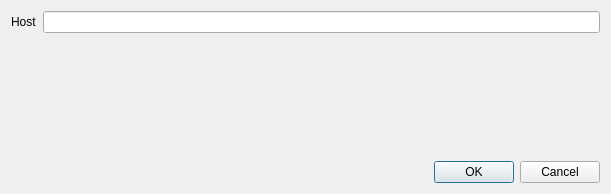
<?xml version="1.0" encoding="UTF-8"?>
<ui version="4.0">
 <class>SingleRunDialog</class>
 <widget class="QDialog" name="SingleRunDialog">
  <property name="geometry">
   <rect>
    <x>0</x>
    <y>0</y>
    <width>611</width>
    <height>194</height>
   </rect>
  </property>
  <property name="windowTitle">
   <string>Traceroute Initiation</string>
  </property>
  <layout class="QVBoxLayout" name="verticalLayout">
   <item>
    <layout class="QHBoxLayout" name="horizontalLayout_2">
     <item>
      <widget class="QLabel" name="label_2">
       <property name="text">
        <string>Host</string>
       </property>
      </widget>
     </item>
     <item>
      <widget class="QLineEdit" name="hostNameEdit"/>
     </item>
    </layout>
   </item>
   <item>
    <spacer name="verticalSpacer">
     <property name="orientation">
      <enum>Qt::Vertical</enum>
     </property>
     <property name="sizeHint" stdset="0">
      <size>
       <width>17</width>
       <height>373</height>
      </size>
     </property>
    </spacer>
   </item>
   <item>
    <layout class="QHBoxLayout" name="horizontalLayout_3">
     <item>
      <spacer name="horizontalSpacer">
       <property name="orientation">
        <enum>Qt::Horizontal</enum>
       </property>
       <property name="sizeHint" stdset="0">
        <size>
         <width>533</width>
         <height>20</height>
        </size>
       </property>
      </spacer>
     </item>
     <item>
      <widget class="QDialogButtonBox" name="buttonBox">
       <property name="orientation">
        <enum>Qt::Horizontal</enum>
       </property>
       <property name="standardButtons">
        <set>QDialogButtonBox::Cancel|QDialogButtonBox::Ok</set>
       </property>
      </widget>
     </item>
    </layout>
   </item>
  </layout>
 </widget>
 <resources/>
 <connections>
  <connection>
   <sender>buttonBox</sender>
   <signal>accepted()</signal>
   <receiver>SingleRunDialog</receiver>
   <slot>accept()</slot>
   <hints>
    <hint type="sourcelabel">
     <x>248</x>
     <y>254</y>
    </hint>
    <hint type="destinationlabel">
     <x>157</x>
     <y>274</y>
    </hint>
   </hints>
  </connection>
  <connection>
   <sender>buttonBox</sender>
   <signal>rejected()</signal>
   <receiver>SingleRunDialog</receiver>
   <slot>reject()</slot>
   <hints>
    <hint type="sourcelabel">
     <x>316</x>
     <y>260</y>
    </hint>
    <hint type="destinationlabel">
     <x>286</x>
     <y>274</y>
    </hint>
   </hints>
  </connection>
 </connections>
</ui>
